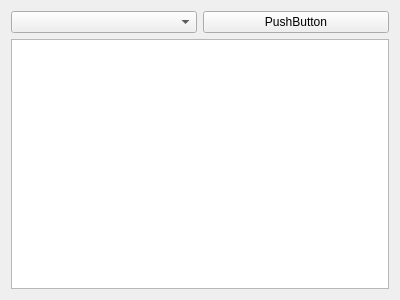
<ui version="4.0" >
 <class>MainWidget</class>
 <widget class="QWidget" name="MainWidget" >
  <property name="geometry" >
   <rect>
    <x>0</x>
    <y>0</y>
    <width>400</width>
    <height>300</height>
   </rect>
  </property>
  <property name="windowTitle" >
   <string>Form</string>
  </property>
  <layout class="QGridLayout" name="gridLayout" >
   <item row="0" column="0" >
    <layout class="QHBoxLayout" name="horizontalLayout" >
     <item>
      <widget class="QComboBox" name="comboBox" />
     </item>
     <item>
      <widget class="QPushButton" name="pushButton" >
       <property name="text" >
        <string>PushButton</string>
       </property>
      </widget>
     </item>
    </layout>
   </item>
   <item row="1" column="0" >
    <widget class="QListWidget" name="listWidget" />
   </item>
  </layout>
 </widget>
 <resources/>
 <connections/>
</ui>
